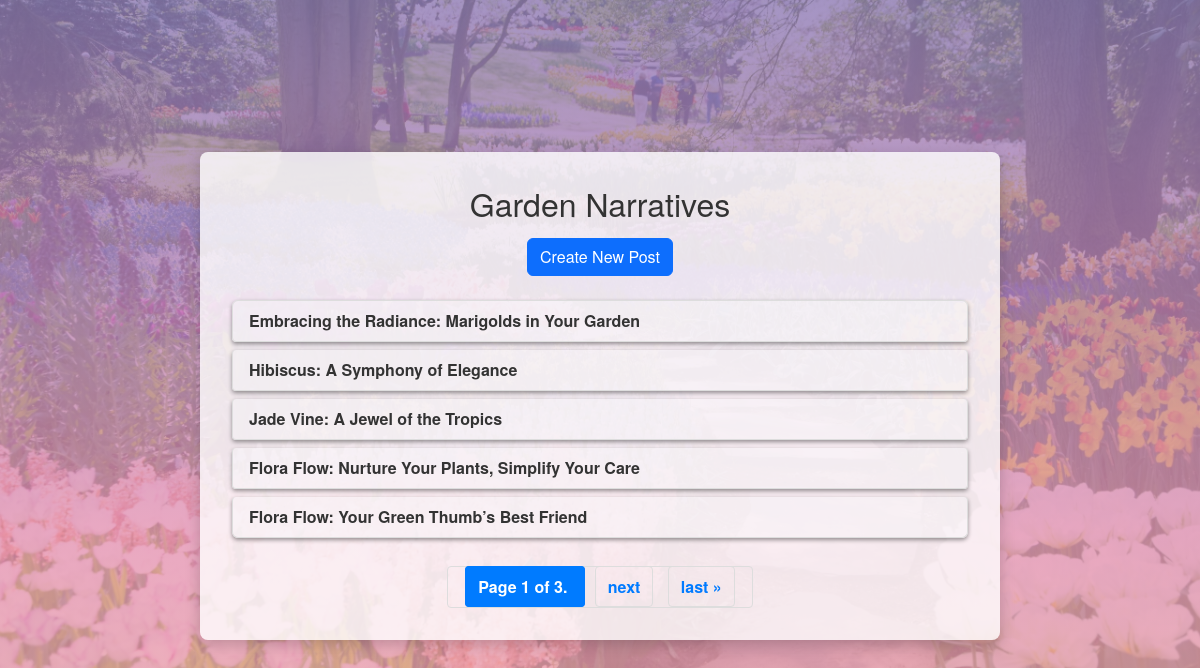
Page /post/ on the committed database.
### base/models.py (models this page shows, shortened)
class Post(models.Model):
    title = models.CharField(max_length=200)
    content = models.TextField()
    author = models.ForeignKey(User, on_delete=models.CASCADE, default=1)
    created_at = models.DateTimeField(auto_now_add=True)
    updated_at = models.DateTimeField(auto_now=True)

### base/views.py (the view)
# urls.py: path("post/", views.post_list, name="post_list"),
def post_list(request):
    posts = Post.objects.all()
    paginator = Paginator(posts, 5)  # Show 5 posts per page
    page = request.GET.get('page')
    try:
        posts = paginator.page(page)
    except PageNotAnInteger:
        posts = paginator.page(1)
    except EmptyPage:
        posts = paginator.page(paginator.num_pages)
    return render(request, "blog/post_list.html", {"posts": posts, "user": request.user})

### base/templates/blog/post_list.html (shortened to what this page needs)
<!DOCTYPE html>
<html lang="en">
<head>
    <link href="https://cdn.jsdelivr.net/npm/bootstrap@5.3.0/dist/css/bootstrap.min.css" rel="stylesheet">
    {% load static %}
</head>
<body>
    <div class="container mt-4">
        <h2>Garden Narratives</h2>
        <a href="{% url 'blog:post_create' %}" class="btn btn-primary">Create New Post</a>
        <ul class="list-group mt-3">
            {% for post in posts %}
                <li class="list-group-item d-flex justify-content-between align-items-center">
                    <a href="{% url 'blog:post_view' post.id %}">{{ post.title }}</a>
                </li>
            {% endfor %}
        </ul>
        {% if posts.has_other_pages %}
            <div class="pagination">
                <span class="step-links">
                    <span class="current">
                        Page {{ posts.number }} of {{ posts.paginator.num_pages }}.
                    </span>
                    {% if posts.has_next %}
                        <a href="?page={{ posts.next_page_number }}">next</a>
                        <a href="?page={{ posts.paginator.num_pages }}">last &raquo;</a>
                    {% endif %}
                </span>
            </div>
        {% endif %}
    </div>
</body>
</html>

### rows in the picture
Post: title "Embracing the Radiance: Marigolds in Your Garden"
Post: title "Hibiscus: A Symphony of Elegance"
Post: title "Jade Vine: A Jewel of the Tropics"
Post: title "Flora Flow: Nurture Your Plants, Simplify Your Care"
Post: title "Flora Flow: Your Green Thumb’s Best Friend"

### other values in the picture
{{ posts.number }} "1"
{{ posts.paginator.num_pages }} "3"
